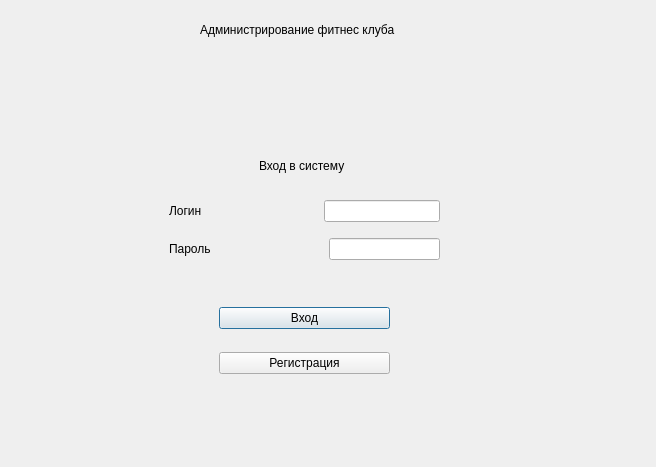
<?xml version="1.0" encoding="UTF-8"?>
<ui version="4.0">
 <class>LoginWidget</class>
 <widget class="QDialog" name="LoginWidget">
  <property name="geometry">
   <rect>
    <x>0</x>
    <y>0</y>
    <width>656</width>
    <height>467</height>
   </rect>
  </property>
  <property name="windowTitle">
   <string>Dialog</string>
  </property>
  <widget class="QStackedWidget" name="stackedWidget">
   <property name="geometry">
    <rect>
     <x>29</x>
     <y>70</y>
     <width>601</width>
     <height>391</height>
    </rect>
   </property>
   <property name="currentIndex">
    <number>0</number>
   </property>
   <widget class="QWidget" name="login_page">
    <widget class="QWidget" name="widget" native="true">
     <property name="geometry">
      <rect>
       <x>-10</x>
       <y>20</y>
       <width>611</width>
       <height>381</height>
      </rect>
     </property>
     <widget class="QLabel" name="label">
      <property name="geometry">
       <rect>
        <x>240</x>
        <y>50</y>
        <width>111</width>
        <height>51</height>
       </rect>
      </property>
      <property name="text">
       <string>Вход в систему</string>
      </property>
     </widget>
     <widget class="QWidget" name="layoutWidget">
      <property name="geometry">
       <rect>
        <x>150</x>
        <y>100</y>
        <width>271</width>
        <height>81</height>
       </rect>
      </property>
      <layout class="QVBoxLayout" name="verticalLayout">
       <item>
        <layout class="QHBoxLayout" name="horizontalLayout">
         <item>
          <widget class="QLabel" name="nameLoginLabel">
           <property name="text">
            <string>Логин</string>
           </property>
          </widget>
         </item>
         <item>
          <spacer name="horizontalSpacer">
           <property name="orientation">
            <enum>Qt::Horizontal</enum>
           </property>
           <property name="sizeHint" stdset="0">
            <size>
             <width>38</width>
             <height>20</height>
            </size>
           </property>
          </spacer>
         </item>
         <item>
          <widget class="QLineEdit" name="loginLineEdit">
           <property name="text">
            <string/>
           </property>
          </widget>
         </item>
        </layout>
       </item>
       <item>
        <layout class="QHBoxLayout" name="horizontalLayout_2">
         <item>
          <widget class="QLabel" name="namePassLabel">
           <property name="text">
            <string>Пароль</string>
           </property>
          </widget>
         </item>
         <item>
          <spacer name="horizontalSpacer_2">
           <property name="orientation">
            <enum>Qt::Horizontal</enum>
           </property>
           <property name="sizeHint" stdset="0">
            <size>
             <width>40</width>
             <height>20</height>
            </size>
           </property>
          </spacer>
         </item>
         <item>
          <widget class="QLineEdit" name="passLineEdit">
           <property name="text">
            <string/>
           </property>
          </widget>
         </item>
        </layout>
       </item>
      </layout>
     </widget>
     <widget class="QWidget" name="layoutWidget">
      <property name="geometry">
       <rect>
        <x>200</x>
        <y>200</y>
        <width>171</width>
        <height>101</height>
       </rect>
      </property>
      <layout class="QVBoxLayout" name="verticalLayout_2">
       <item>
        <widget class="QPushButton" name="loginButton">
         <property name="text">
          <string>Вход</string>
         </property>
        </widget>
       </item>
       <item>
        <widget class="QPushButton" name="signupButton">
         <property name="text">
          <string>Регистрация</string>
         </property>
        </widget>
       </item>
      </layout>
     </widget>
    </widget>
   </widget>
   <widget class="QWidget" name="signup_page">
    <widget class="QWidget" name="signup_widget" native="true">
     <property name="geometry">
      <rect>
       <x>0</x>
       <y>50</y>
       <width>591</width>
       <height>321</height>
      </rect>
     </property>
     <widget class="QPushButton" name="regButton">
      <property name="geometry">
       <rect>
        <x>180</x>
        <y>230</y>
        <width>201</width>
        <height>51</height>
       </rect>
      </property>
      <property name="text">
       <string>Зарегистрироваться</string>
      </property>
     </widget>
     <widget class="QLabel" name="signupLabel">
      <property name="geometry">
       <rect>
        <x>230</x>
        <y>40</y>
        <width>121</width>
        <height>21</height>
       </rect>
      </property>
      <property name="text">
       <string>Регистрация</string>
      </property>
     </widget>
     <widget class="QWidget" name="layoutWidget">
      <property name="geometry">
       <rect>
        <x>170</x>
        <y>120</y>
        <width>236</width>
        <height>69</height>
       </rect>
      </property>
      <layout class="QVBoxLayout" name="verticalLayout_3">
       <item>
        <layout class="QHBoxLayout" name="horizontalLayout_3">
         <item>
          <widget class="QLabel" name="nameLoginLabel_2">
           <property name="text">
            <string>Логин</string>
           </property>
          </widget>
         </item>
         <item>
          <spacer name="horizontalSpacer_3">
           <property name="orientation">
            <enum>Qt::Horizontal</enum>
           </property>
           <property name="sizeHint" stdset="0">
            <size>
             <width>38</width>
             <height>20</height>
            </size>
           </property>
          </spacer>
         </item>
         <item>
          <widget class="QLineEdit" name="loginLineEdit_2">
           <property name="text">
            <string/>
           </property>
          </widget>
         </item>
        </layout>
       </item>
       <item>
        <layout class="QHBoxLayout" name="horizontalLayout_4">
         <item>
          <widget class="QLabel" name="namePassLabel_2">
           <property name="text">
            <string>Пароль</string>
           </property>
          </widget>
         </item>
         <item>
          <spacer name="horizontalSpacer_4">
           <property name="orientation">
            <enum>Qt::Horizontal</enum>
           </property>
           <property name="sizeHint" stdset="0">
            <size>
             <width>40</width>
             <height>20</height>
            </size>
           </property>
          </spacer>
         </item>
         <item>
          <widget class="QLineEdit" name="passLineEdit_2">
           <property name="text">
            <string/>
           </property>
          </widget>
         </item>
        </layout>
       </item>
      </layout>
     </widget>
    </widget>
    <widget class="QPushButton" name="back_login">
     <property name="geometry">
      <rect>
       <x>0</x>
       <y>0</y>
       <width>83</width>
       <height>29</height>
      </rect>
     </property>
     <property name="text">
      <string>Назад</string>
     </property>
    </widget>
   </widget>
  </widget>
  <widget class="QLabel" name="Header">
   <property name="geometry">
    <rect>
     <x>200</x>
     <y>20</y>
     <width>271</width>
     <height>20</height>
    </rect>
   </property>
   <property name="text">
    <string>Администрирование фитнес клуба</string>
   </property>
  </widget>
 </widget>
 <resources/>
 <connections/>
</ui>
